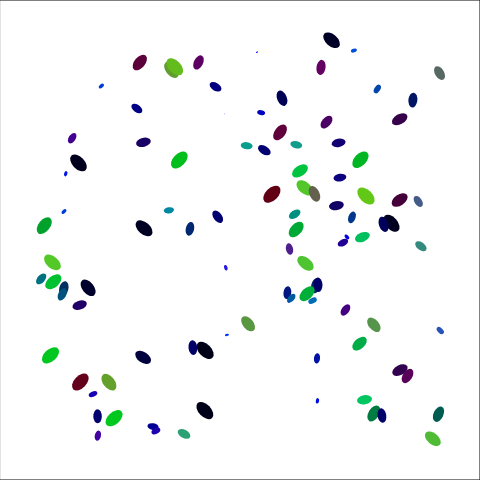
Frame 1 (no input)
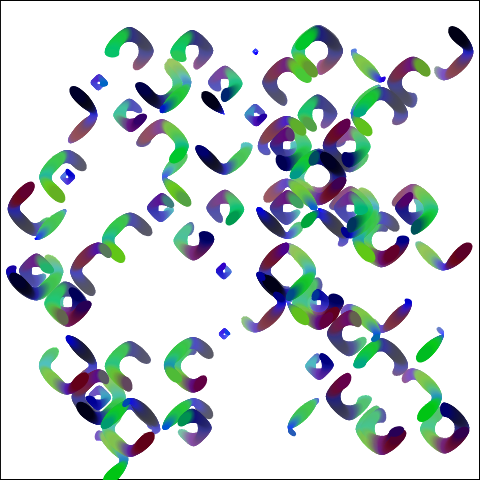
Frame 60 (no input)
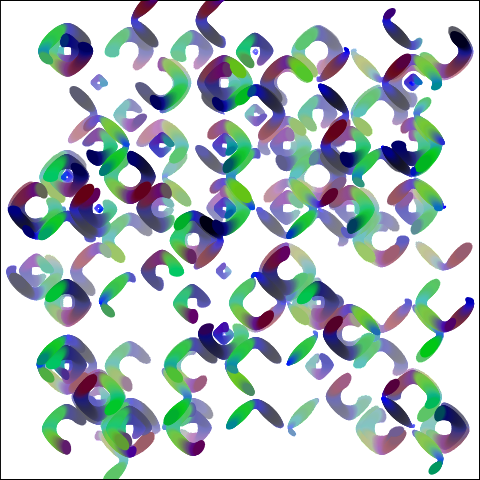
Frame 120 (the mouse pressed at the canvas centre since frame 60)

The p5.js sketch that drew these frames (run headless with seeded random() and noise() and a simulated clock; from frame 60 on, the mouse is pressed at the canvas centre):

// p5.js sketch
// ── sketch.js
// 球的位置
var X,Y;
var posCount = 100;

// 函数setup() ：准备阶段
function setup() 
{
	createCanvas(480,480);
	X = new Array();
	Y = new Array();
	randXY();
}

function randXY()
{
	for(var i =0;i<posCount;i++)
	{
		X[i] = random(-200,200);
		Y[i] = random(-200,200);
	}
	
}

function mousePressed()
{
	randXY();
}

// 函数draw()：作画阶段
function draw() {

	// 刷屏
	fill(255,2);
	rect(0,0,width,height);

	// 遍历所有小球，更新位置并显示
	var dt = 1;
	for(var i =0;i<posCount;i++)
	{
		// 用微分方程更新位置
		var x = X[i];
		var y = Y[i];

		var dx = sin(0.1*y) * dt;
		var dy = cos(0.1*x) * dt;

		x = x + dx;
		y = y + dy;

		X[i] = x;
		Y[i] = y;

		// 在新的位置显示小球
		//drawBall(X[i],Y[i]);
		drawBall2(X[i],Y[i],i,dx/dt,dy/dt);
	}

}

// 在x,y位置画球
function drawBall(x,y)
{
	push();
	translate(width/2,height/2);
	translate(x,y);
	scale(50,50);
	fill(0);// 填充白色
	noStroke();
	ellipse(0,0,0.1,0.1); // 画圆形
	pop();
}

function drawBall2(x,y,i,vx,vy)
{
	var spd = sqrt(vx*vx + vy*vy);
	var theta = atan2(vx,vy);

	push();
	translate(width/2,height/2);
	translate(x,y);
	rotate(theta);
	scale(150*spd,90*spd);
	fill(100*vx,200*vy,300-200*spd);// 填充白色
	noStroke();
	ellipse(0,0,0.1,0.1); // 画圆形
	pop();
}

// 返回当前时刻
function getTime()
{
	return millis()/1000;
}
